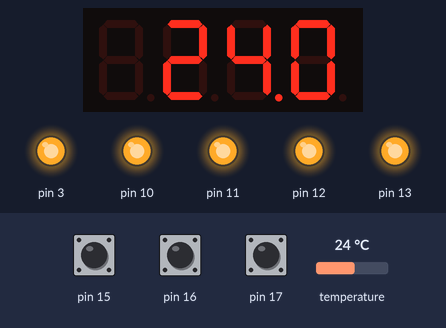
The sketch below on a simulated Arduino Uno, built with avr-gcc and run on an emulated ATmega328P. Parts: 4-digit seven-segment display, output pins drawn as LEDs (lit = HIGH). The inputs (shaded band) are chosen by the test bench; at power-on: temperature 24 °C, pin 15 HIGH, pin 16 HIGH, pin 17 HIGH.

Above: at 1.2 s.
1.3 s: temperature set to 12 °C
At 2.1 s:
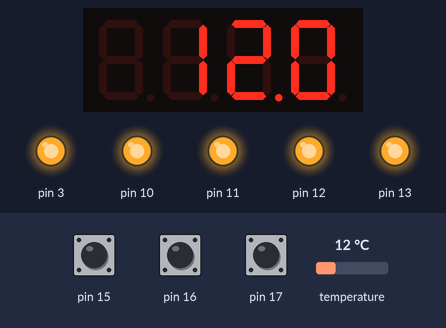
2.8 s: temperature set to 19 °C
At 3.5 s:
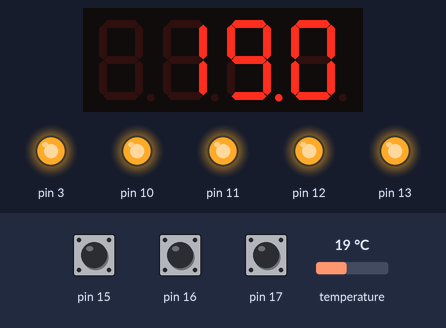
4.3 s: temperature set to 28 °C
At 4.8 s:
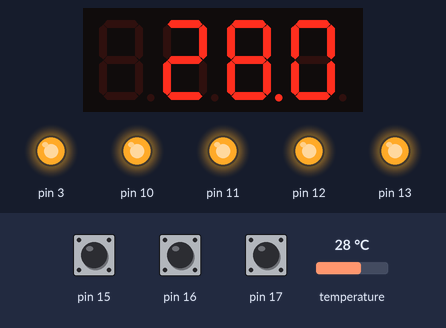
Timing chart, 0 to 7.3 s (numbered marks = the images above; inputs shaded):
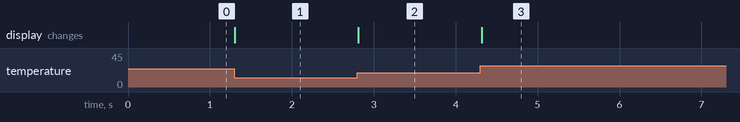

Measured:
- after the input at 1.3 s, the display: changes at once (image 1)
- after the input at 2.8 s, the display: changes at once (image 2)
- after the input at 4.3 s, the display: changes at once (image 3)

The sketch:

Temp_Sensor.ino
```cpp
#include <MultiFuncShield.h>

/*

For more information and help, please visit https://www.cohesivecomputing.co.uk/hackatronics/arduino-multi-function-shield/part-2/

*/

// NOTE: make sure jumper J1 is removed from shield, and that LM35 is inserted correctly.

void setup() {
  // put your setup code here, to run once:
  MFS.initialize();

  // Initialize using a low pass filter.
  // Choose either: SMOOTHING_NONE, SMOOTHING_MODERATE or SMOOTHING_STRONG
  MFS.initLM35(SMOOTHING_MODERATE);
}

void loop() {
  // put your main code here, to run repeatedly:

  int tempCentigrade = MFS.getLM35Data(); // get centigrade in 1/10 of degree.

  MFS.write((float)tempCentigrade / 10, 1);  // display temp to 1 decimal place.

  delay(100);
}
```
